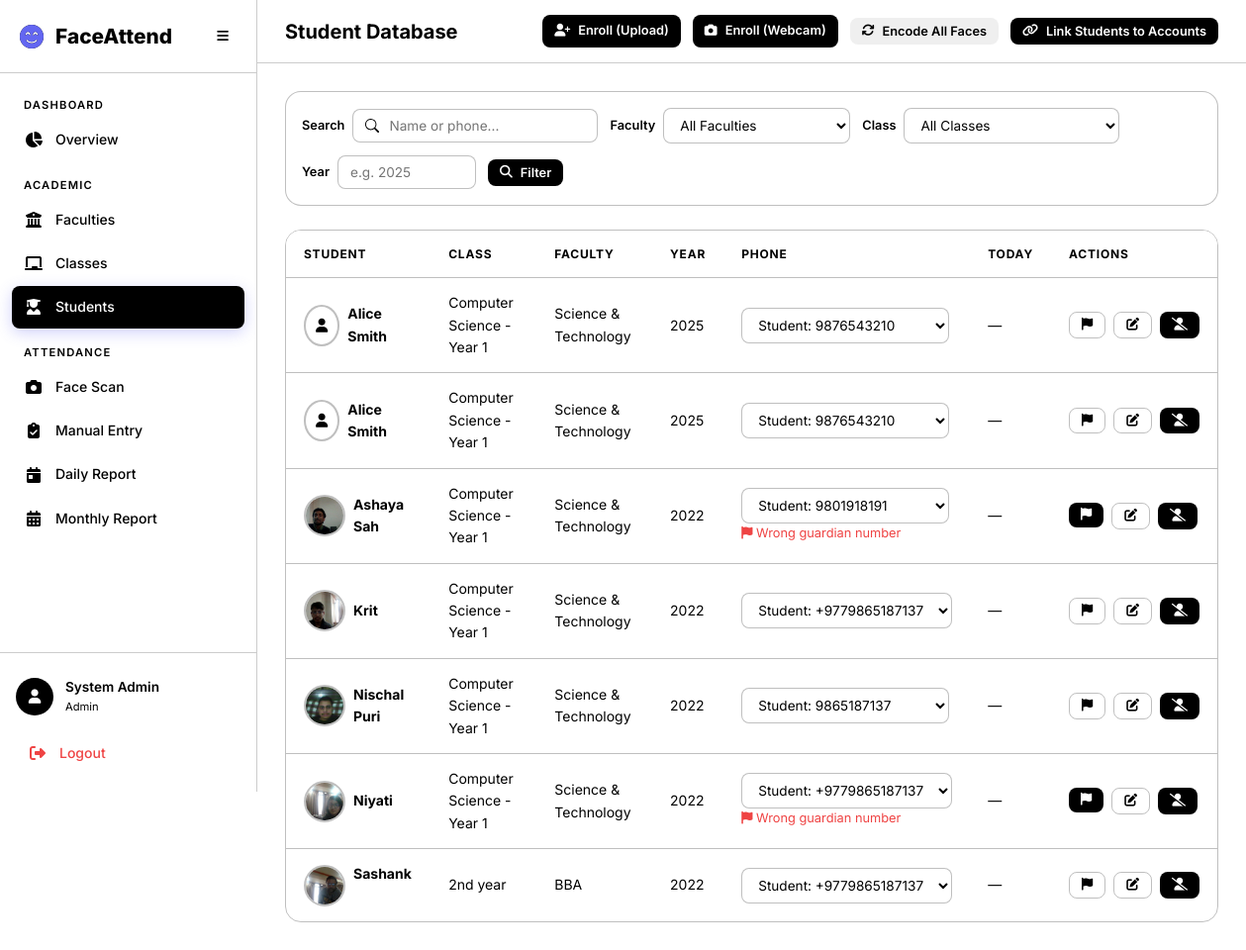
/academics/students/, run on the app's committed database.
### accounts/models.py (models this page shows, shortened)
class User(AbstractUser):
    class Role(models.TextChoices):
        ADMIN = 'admin', 'Admin'
        TEACHER = 'teacher', 'Teacher'
        STUDENT = 'student', 'Student'
    role = models.CharField(
        max_length=10,
        choices=Role.choices,
        default=Role.STUDENT,
    )
    phone = models.CharField(max_length=20, blank=True)
    profile_image = models.ImageField(upload_to='profiles/', blank=True, null=True)

### academics/models.py (models this page shows, shortened)
class Student(models.Model):
    user = models.OneToOneField(
        settings.AUTH_USER_MODEL,
        on_delete=models.CASCADE,
        related_name='student_profile',
        null=True, blank=True,
    )
    full_name = models.CharField(max_length=300)
    profile_image = models.ImageField(upload_to='students/profiles/')
    face_encoding = models.BinaryField(null=True, blank=True, help_text='128-d face encoding as bytes')
    enrollment_year = models.PositiveIntegerField()
    faculty = models.ForeignKey(Faculty, on_delete=models.CASCADE, related_name='students')
    academic_class = models.ForeignKey(AcademicClass, on_delete=models.CASCADE, related_name='students')
    phone = models.CharField(max_length=20, blank=True)
    guardian_phone = models.CharField(max_length=20, blank=True)
    is_phone_flagged = models.BooleanField(
        default=False,
        help_text='Mark this when the student phone number is incorrect.',
    )
    is_active = models.BooleanField(default=True)
    created_at = models.DateTimeField(auto_now_add=True)
    updated_at = models.DateTimeField(auto_now=True)
    class Meta:
        ordering = ['full_name']

class AcademicClass(models.Model):
    name = models.CharField(max_length=200)
    faculty = models.ForeignKey(Faculty, on_delete=models.CASCADE, related_name='classes')
    teacher = models.ForeignKey(
        settings.AUTH_USER_MODEL,
        on_delete=models.SET_NULL,
        null=True, blank=True,
        related_name='assigned_classes',
        limit_choices_to={'role': 'teacher'},
    )
    created_at = models.DateTimeField(auto_now_add=True)
    updated_at = models.DateTimeField(auto_now=True)
    class Meta:
        verbose_name_plural = 'Classes'
        ordering = ['faculty__name', 'name']
        unique_together = ['name', 'faculty']

class Faculty(models.Model):
    name = models.CharField(max_length=200, unique=True)
    description = models.TextField(blank=True)
    created_at = models.DateTimeField(auto_now_add=True)
    updated_at = models.DateTimeField(auto_now=True)
    class Meta:
        verbose_name_plural = 'Faculties'
        ordering = ['name']

### academics/views.py (the view)
# urls.py: path('students/', views.student_list, name='student_list'),
@login_required
@admin_or_teacher_required
def student_list(request):
    students = Student.objects.filter(is_active=True).select_related('faculty', 'academic_class')
    faculty_id = request.GET.get('faculty')
    class_id = request.GET.get('class')
    search = request.GET.get('search', '')
    year = request.GET.get('year')
    if faculty_id:
        students = students.filter(faculty_id=faculty_id)
    if class_id:
        students = students.filter(academic_class_id=class_id)
    if search:
        students = students.filter(
            Q(full_name__icontains=search) | Q(phone__icontains=search)
        )
    if year:
        students = students.filter(enrollment_year=year)
    today = timezone.localdate()
    attendance_map = {}
    for att in Attendance.objects.filter(date=today, student__in=students):
        attendance_map[att.student_id] = att.status
    students = list(students)
    for s in students:
        s.today_status = attendance_map.get(s.id)
    faculties = Faculty.objects.all()
    classes = AcademicClass.objects.all()
    context = {
        'students': students,
        'faculties': faculties,
        'classes': classes,
        'search': search,
        'selected_faculty': faculty_id,
        'selected_class': class_id,
        'selected_year': year,
    }
    return render(request, 'academics/student_list.html', context)

### templates/academics/student_list.html (shortened to what this page needs)
{% extends 'base.html' %}
{% load static %}
{% block page_title %}Student Database{% endblock %}
{% block top_actions %}
<a href="{% url 'academics:student_enroll' %}" class="btn btn-success btn-sm">
    <i class="fas fa-user-plus"></i> Enroll (Upload)
</a>
<a href="{% url 'academics:student_enroll_webcam' %}" class="btn btn-primary btn-sm">
    <i class="fas fa-camera"></i> Enroll (Webcam)
</a>
<button class="btn btn-info btn-sm" id="bulkEncodeBtn" onclick="bulkEncodeFaces()">
    <i class="fas fa-sync"></i> Encode All Faces
</button>
<button class="btn btn-warning btn-sm" id="linkStudentsBtn" onclick="linkStudentsToUsers()">
    <i class="fas fa-link"></i> Link Students to Accounts
</button>
{% endblock %}
{% block content %}
<form method="get" class="filters-bar animate-fade-in">
    <div class="filter-group">
        <label>Search</label>
        <input type="text" name="search" value="{{ search }}" placeholder="Name or phone..." class="search-input">
    </div>
    <div class="filter-group">
        <label>Faculty</label>
        <select name="faculty" class="filter-input" onchange="this.form.submit()">
            <option value="">All Faculties</option>
        </select>
    </div>
    <div class="filter-group">
        <label>Class</label>
        <select name="class" class="filter-input" onchange="this.form.submit()">
            <option value="">All Classes</option>
        </select>
    </div>
    <div class="filter-group">
        <label>Year</label>
        <input type="number" name="year" value="{{ selected_year|default:'' }}" placeholder="e.g. 2025"
            class="filter-input" style="width:100px;">
    </div>
    <button type="submit" class="btn btn-sm btn-primary"><i class="fas fa-search"></i> Filter</button>
</form>
<div class="table-container animate-fade-in">
    <table class="data-table" id="studentTable">
        <thead>
            <tr>
                <th>Student</th>
                <th>Class</th>
                <th>Faculty</th>
                <th>Year</th>
                <th>Phone</th>
                <th>Today</th>
                <th>Actions</th>
            </tr>
        </thead>
        <tbody>
            {% for s in students %}
            <tr>
                <td>
                    <div class="d-flex align-center gap-1">
                        {% if s.profile_image %}
                        <img src="{{ s.profile_image.url }}" alt="" class="student-avatar">
                        {% else %}
                        <div class="student-avatar d-flex align-center"
                            style="justify-content:center; background: var(--bg-secondary);"><i class="fas fa-user"></i>
                        </div>
                        {% endif %}
                        <div>
                            <strong>{{ s.full_name }}</strong>
                        </div>
                    </div>
                </td>
                <td>{{ s.academic_class.name }}</td>
                <td>{{ s.faculty.name }}</td>
                <td>{{ s.enrollment_year }}</td>
                <td>
                    <select class="filter-input" style="min-width: 210px; max-width: 260px;">
                        <option value="student">
                            Student: {% if s.phone %}{{ s.phone }}{% else %}—{% endif %}
                        </option>
                    </select>
                    {% if s.is_phone_flagged %}
                    <div class="text-danger" style="font-size:0.8rem;"><i class="fas fa-flag"></i> Wrong guardian number</div>
                    {% endif %}
                </td>
                <td>
                    {% if s.today_status %}
                    <span class="badge badge-{{ s.today_status }}">{{ s.today_status|title }}</span>
                    {% else %}
                    <span class="text-muted">—</span>
                    {% endif %}
                </td>
                <td>
                    <div class="d-flex gap-1">
                        <form method="post" action="{% url 'academics:student_toggle_phone_flag' s.pk %}" style="display:inline;">
                            <button type="submit" class="btn btn-sm {% if s.is_phone_flagged %}btn-warning{% else %}btn-outline{% endif %}"
                                title="{% if s.is_phone_flagged %}Unflag wrong guardian number{% else %}Flag wrong guardian number{% endif %}">
                                <i class="fas fa-flag"></i>
                            </button>
                        </form>
                        <a href="{% url 'academics:student_edit' s.pk %}" class="btn btn-sm btn-outline" title="Edit"><i
                                class="fas fa-edit"></i></a>
                        <a href="{% url 'academics:student_delete' s.pk %}" class="btn btn-sm btn-danger"
                            title="Deactivate"><i class="fas fa-user-slash"></i></a>
                    </div>
                </td>
            </tr>
            {% empty %}
            <tr>
                <td colspan="7" class="text-center text-muted">No students found.</td>
            </tr>
            {% endfor %}
        </tbody>
    </table>
</div>
{% endblock %}

### templates/base.html (shortened to what this page needs)
<!DOCTYPE html>
<html lang="en" data-theme="dark">
<head>
    <link rel="stylesheet" href="https://cdnjs.cloudflare.com/ajax/libs/font-awesome/6.5.1/css/all.min.css">
    {% load static %}
    <link rel="stylesheet" href="{% static 'css/style.css' %}">
</head>
<body>
    {% if user.is_authenticated %}
    <div class="app-layout">
        <aside class="sidebar" id="sidebar">
            <div class="sidebar-header">
                <div class="logo">
                    <i class="fas fa-face-smile-beam"></i>
                    <span>FaceAttend</span>
                </div>
                <button class="sidebar-toggle" id="sidebarToggle">
                    <i class="fas fa-bars"></i>
                </button>
            </div>
            <nav class="sidebar-nav">
                {% if user.role == 'admin' %}
                <div class="nav-section">
                    <span class="nav-section-title">Dashboard</span>
                    <a href="{% url 'academics:admin_dashboard' %}" class="nav-link {% if request.resolver_match.url_name == 'admin_dashboard' %}active{% endif %}">
                        <i class="fas fa-chart-pie"></i><span>Overview</span>
                    </a>
                </div>
                <div class="nav-section">
                    <span class="nav-section-title">Academic</span>
                    <a href="{% url 'academics:faculty_list' %}" class="nav-link {% if 'faculty' in request.resolver_match.url_name %}active{% endif %}">
                        <i class="fas fa-building-columns"></i><span>Faculties</span>
                    </a>
                    <a href="{% url 'academics:class_list' %}" class="nav-link {% if 'class' in request.resolver_match.url_name %}active{% endif %}">
                        <i class="fas fa-chalkboard"></i><span>Classes</span>
                    </a>
                    <a href="{% url 'academics:student_list' %}" class="nav-link {% if 'student' in request.resolver_match.url_name %}active{% endif %}">
                        <i class="fas fa-user-graduate"></i><span>Students</span>
                    </a>
                </div>
                <div class="nav-section">
                    <span class="nav-section-title">Attendance</span>
                    <a href="{% url 'attendance:camera' %}" class="nav-link {% if request.resolver_match.url_name == 'camera' %}active{% endif %}">
                        <i class="fas fa-camera"></i><span>Face Scan</span>
                    </a>
                    <a href="{% url 'attendance:manual' %}" class="nav-link {% if request.resolver_match.url_name == 'manual' %}active{% endif %}">
                        <i class="fas fa-clipboard-check"></i><span>Manual Entry</span>
                    </a>
                    <a href="{% url 'attendance:daily_report' %}" class="nav-link {% if request.resolver_match.url_name == 'daily_report' %}active{% endif %}">
                        <i class="fas fa-calendar-day"></i><span>Daily Report</span>
                    </a>
                    <a href="{% url 'attendance:monthly_report' %}" class="nav-link {% if request.resolver_match.url_name == 'monthly_report' %}active{% endif %}">
                        <i class="fas fa-calendar-alt"></i><span>Monthly Report</span>
                    </a>
                </div>
                {% endif %}
            </nav>
            <div class="sidebar-footer">
                <div class="user-card">
                    <div class="user-avatar">
                        <i class="fas fa-user"></i>
                    </div>
                    <div class="user-info">
                        <span class="user-name">{{ user.get_full_name|default:user.username }}</span>
                        <span class="user-role">{{ user.get_role_display }}</span>
                    </div>
                </div>
                <a href="{% url 'accounts:logout' %}" class="nav-link logout-link">
                    <i class="fas fa-sign-out-alt"></i><span>Logout</span>
                </a>
            </div>
        </aside>
        <main class="main-content">
            <header class="top-bar">
                <h1 class="page-title">{% block page_title %}Dashboard{% endblock %}</h1>
                <div class="top-bar-actions">
                    {% block top_actions %}{% endblock %}
                </div>
            </header>
            <div class="content-area">
                {% block content %}{% endblock %}
            </div>
        </main>
    </div>
    {% else %}
    <div class="auth-layout">
        {% block auth_content %}{% endblock %}
    </div>
    {% endif %}
</body>
</html>

### data on the page
User: get_full_name "System Admin", role "Admin"
Student: full_name "Alice Smith", academic_class.name "Computer Science - Year 1", faculty.name "Science & Technology", enrollment_year "2025"
Student: full_name "Alice Smith", academic_class.name "Computer Science - Year 1", faculty.name "Science & Technology", enrollment_year "2025"
Student: profile_image (picture), full_name "Ashaya Sah", academic_class.name "Computer Science - Year 1", faculty.name "Science & Technology", enrollment_year "2022", is_phone_flagged True (drawn)
Student: profile_image (picture), full_name "Krit", academic_class.name "Computer Science - Year 1", faculty.name "Science & Technology", enrollment_year "2022"
Student: profile_image (picture), full_name "Nischal Puri", academic_class.name "Computer Science - Year 1", faculty.name "Science & Technology", enrollment_year "2022"
Student: profile_image (picture), full_name "Niyati", academic_class.name "Computer Science - Year 1", faculty.name "Science & Technology", enrollment_year "2022", is_phone_flagged True (drawn)
Student: profile_image (picture), full_name "Sashank", academic_class.name "2nd year", faculty.name "BBA", enrollment_year "2022"
